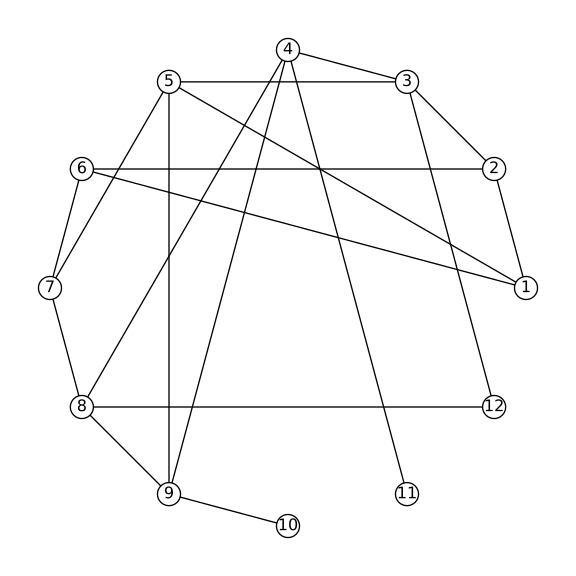

Recreate this plot in Python.
import matplotlib.pyplot as plt
import networkx as nx
import numpy as np
from graf import load_macierz_sasiedztwa


def rysuj_graf(G: list[list[int]], filename: str):
    graf = nx.from_numpy_array(np.array(G))
    graf = nx.relabel_nodes(graf, {i: i + 1 for i in range(len(G))})
    plt.figure(figsize=(6, 6))
    nx.draw_circular(graf, with_labels=True, node_color="white", edgecolors="black")
    plt.axis("equal")
    plt.savefig(filename)
    plt.close()


def main():
    G = load_macierz_sasiedztwa("macierzsasiedztwa.txt")
    rysuj_graf(G, "wizualizacja.svg")
    print("zapisano wizualizacja.svg")


if __name__ == "__main__":
    main()
